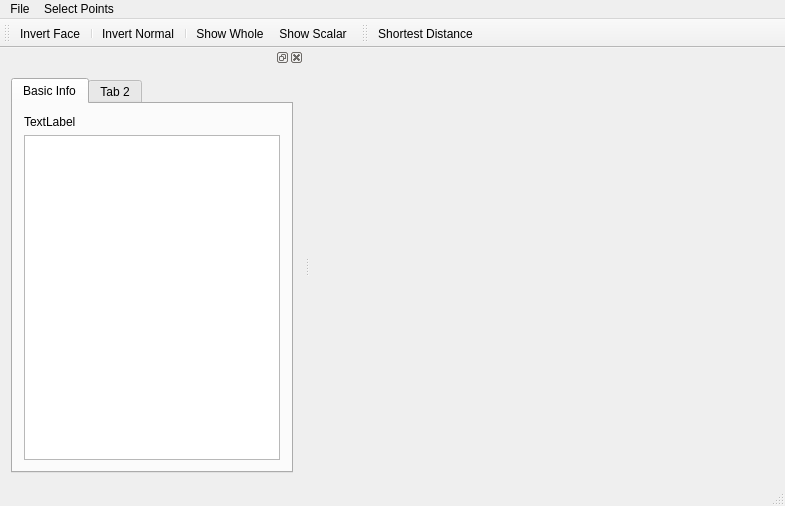
<?xml version="1.0" encoding="UTF-8"?>
<ui version="4.0">
 <class>MeshViewerClass</class>
 <widget class="QMainWindow" name="MeshViewerClass">
  <property name="geometry">
   <rect>
    <x>0</x>
    <y>0</y>
    <width>785</width>
    <height>506</height>
   </rect>
  </property>
  <property name="windowTitle">
   <string>MeshViewer</string>
  </property>
  <widget class="QWidget" name="centralWidget">
   <layout class="QVBoxLayout" name="verticalLayout_5">
    <item>
     <widget class="Viewer" name="viewer" native="true"/>
    </item>
   </layout>
  </widget>
  <widget class="QMenuBar" name="menuBar">
   <property name="geometry">
    <rect>
     <x>0</x>
     <y>0</y>
     <width>785</width>
     <height>23</height>
    </rect>
   </property>
   <widget class="QMenu" name="menuFile">
    <property name="title">
     <string>File</string>
    </property>
    <addaction name="actionOpen"/>
   </widget>
   <widget class="QMenu" name="menuSelect_Points">
    <property name="title">
     <string>Select Points</string>
    </property>
    <addaction name="actionClear_selected"/>
    <addaction name="actionInvert_selected"/>
    <addaction name="separator"/>
    <addaction name="actionSave_selected"/>
   </widget>
   <addaction name="menuFile"/>
   <addaction name="menuSelect_Points"/>
  </widget>
  <widget class="QToolBar" name="toolBar1">
   <attribute name="toolBarArea">
    <enum>TopToolBarArea</enum>
   </attribute>
   <attribute name="toolBarBreak">
    <bool>false</bool>
   </attribute>
   <addaction name="actionInvert_Face"/>
   <addaction name="separator"/>
   <addaction name="actionInvert_Normal"/>
   <addaction name="separator"/>
   <addaction name="actionShow_Whole"/>
   <addaction name="actionShow_Scalar"/>
  </widget>
  <widget class="QStatusBar" name="statusBar"/>
  <widget class="QDockWidget" name="dockWidget">
   <attribute name="dockWidgetArea">
    <number>1</number>
   </attribute>
   <widget class="QWidget" name="dockWidgetContents">
    <layout class="QVBoxLayout" name="verticalLayout_2">
     <item>
      <widget class="QTabWidget" name="tabWidget">
       <property name="currentIndex">
        <number>0</number>
       </property>
       <widget class="QWidget" name="tabInfo">
        <attribute name="title">
         <string>Basic Info</string>
        </attribute>
        <layout class="QVBoxLayout" name="verticalLayout_4">
         <item>
          <widget class="QLabel" name="labelBasicInfo">
           <property name="text">
            <string>TextLabel</string>
           </property>
          </widget>
         </item>
         <item>
          <widget class="QListView" name="listViewPickedVerts"/>
         </item>
         <item>
          <layout class="QVBoxLayout" name="verticalLayout_3"/>
         </item>
        </layout>
       </widget>
       <widget class="QWidget" name="tab_2">
        <attribute name="title">
         <string>Tab 2</string>
        </attribute>
       </widget>
      </widget>
     </item>
     <item>
      <layout class="QVBoxLayout" name="verticalLayout"/>
     </item>
    </layout>
   </widget>
  </widget>
  <widget class="QToolBar" name="toolBar2">
   <property name="windowTitle">
    <string>toolBar</string>
   </property>
   <attribute name="toolBarArea">
    <enum>TopToolBarArea</enum>
   </attribute>
   <attribute name="toolBarBreak">
    <bool>false</bool>
   </attribute>
   <addaction name="actionShortest_Dist"/>
  </widget>
  <action name="actionOpen">
   <property name="text">
    <string>Open</string>
   </property>
  </action>
  <action name="actionInvert_Face">
   <property name="icon">
    <iconset resource="meshviewer.qrc">
     <normaloff>:/MeshViewer/Resources/invertFace.png</normaloff>:/MeshViewer/Resources/invertFace.png</iconset>
   </property>
   <property name="text">
    <string>Invert Face</string>
   </property>
   <property name="toolTip">
    <string>Invert Face</string>
   </property>
  </action>
  <action name="actionInvert_Normal">
   <property name="icon">
    <iconset resource="meshviewer.qrc">
     <normaloff>:/MeshViewer/Resources/invertNormal.png</normaloff>:/MeshViewer/Resources/invertNormal.png</iconset>
   </property>
   <property name="text">
    <string>Invert Normal</string>
   </property>
   <property name="toolTip">
    <string>Invert Normal</string>
   </property>
  </action>
  <action name="actionShow_Whole">
   <property name="text">
    <string>Show Whole</string>
   </property>
   <property name="toolTip">
    <string>Show the whole mesh</string>
   </property>
  </action>
  <action name="actionShow_Scalar">
   <property name="icon">
    <iconset resource="meshviewer.qrc">
     <normaloff>:/MeshViewer/Resources/scalar.png</normaloff>:/MeshViewer/Resources/scalar.png</iconset>
   </property>
   <property name="text">
    <string>Show Scalar</string>
   </property>
  </action>
  <action name="actionShortest_Dist">
   <property name="text">
    <string>Shortest Distance</string>
   </property>
   <property name="toolTip">
    <string>Shortest Distance from 1 vertex to all</string>
   </property>
  </action>
  <action name="actionClear_selected">
   <property name="text">
    <string>clear selected</string>
   </property>
  </action>
  <action name="actionInvert_selected">
   <property name="text">
    <string>invert selected</string>
   </property>
  </action>
  <action name="actionSave_selected">
   <property name="text">
    <string>save selected</string>
   </property>
  </action>
 </widget>
 <layoutdefault spacing="6" margin="11"/>
 <customwidgets>
  <customwidget>
   <class>Viewer</class>
   <extends>QWidget</extends>
   <header>viewer.h</header>
   <container>1</container>
  </customwidget>
 </customwidgets>
 <resources>
  <include location="meshviewer.qrc"/>
 </resources>
 <connections/>
</ui>
